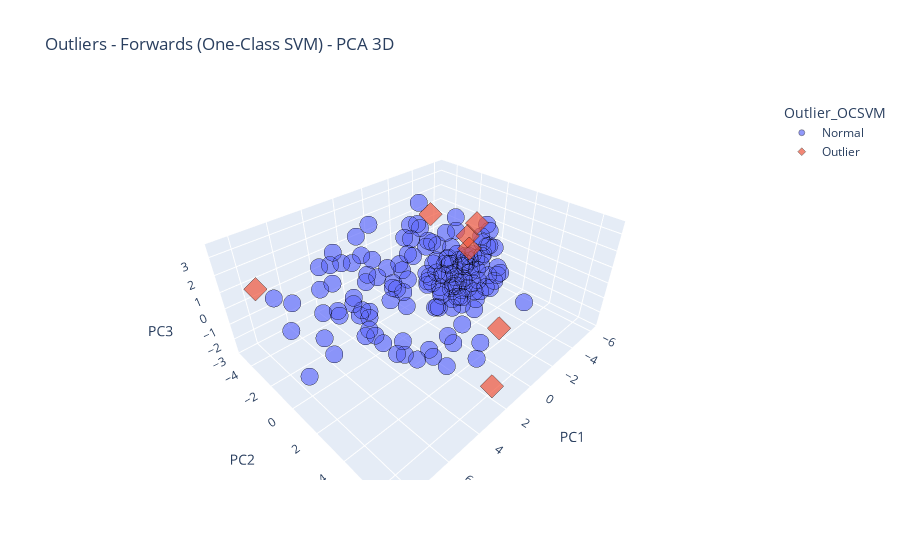

Here is the notebook cell this chart was saved with:
### Code cell
# PCA with 3 components
pca = PCA(n_components=3)
X_reduced = pca.fit_transform(X)

# Create DataFrame for plotting
df_plot = pd.DataFrame(X_reduced, columns=['PC1', 'PC2', 'PC3'])
df_plot['Outlier_OCSVM'] = pd.Series(y_pred_ocsvm).map({1: 'Normal', -1: 'Outlier'}).astype(str)

# Interactive 3D plot
fig = px.scatter_3d(
    df_plot,
    x='PC1',
    y='PC2',
    z='PC3',
    color='Outlier_OCSVM',
    symbol='Outlier_OCSVM',
    opacity=0.7,
    title="Outliers - Forwards (One-Class SVM) - PCA 3D"
)

fig.update_traces(marker=dict(size=6, line=dict(width=0.5, color='black')))
fig.show()

### Figure 1 — Plotly figure (JSON) as saved in the notebook; plotly's stock layout.template omitted (floating-point values rounded to 4 significant figures; data arrays with more than 128 entries replaced by an {"elided": "..."} marker saying what was removed)
{"data": [{"hovertemplate": "Outlier_OCSVM=Normal<br>PC1=%{x}<br>PC2=%{y}<br>PC3=%{z}<extra></extra>", "legendgroup": "Normal", "marker": {"color": "#636efa", "line": {"color": "black", "width": 0.5}, "opacity": 0.7, "size": 6, "symbol": "circle"}, "mode": "markers", "name": "Normal", "scene": "scene", "showlegend": true, "type": "scatter3d", "x": {"elided": "148 float values"}, "y": {"elided": "148 float values"}, "z": {"elided": "148 float values"}}, {"hovertemplate": "Outlier_OCSVM=Outlier<br>PC1=%{x}<br>PC2=%{y}<br>PC3=%{z}<extra></extra>", "legendgroup": "Outlier", "marker": {"color": "#EF553B", "line": {"color": "black", "width": 0.5}, "opacity": 0.7, "size": 6, "symbol": "diamond"}, "mode": "markers", "name": "Outlier", "scene": "scene", "showlegend": true, "type": "scatter3d", "x": [-5.147, 2.572, 7.57, -5.707, -6.199, -4.405, 2.876], "y": [-0.9355, 6.574, -4.827, -1.839, -2.441, -4.164, 6.763], "z": [1.271, 1.959, 0.7296, -1.118, -0.6098, 1.014, -1.077]}], "layout": {"legend": {"title": {"text": "Outlier_OCSVM"}, "tracegroupgap": 0}, "scene": {"domain": {"x": [0, 1], "y": [0, 1]}, "xaxis": {"title": {"text": "PC1"}}, "yaxis": {"title": {"text": "PC2"}}, "zaxis": {"title": {"text": "PC3"}}}, "title": {"text": "Outliers - Forwards (One-Class SVM) - PCA 3D"}}}
